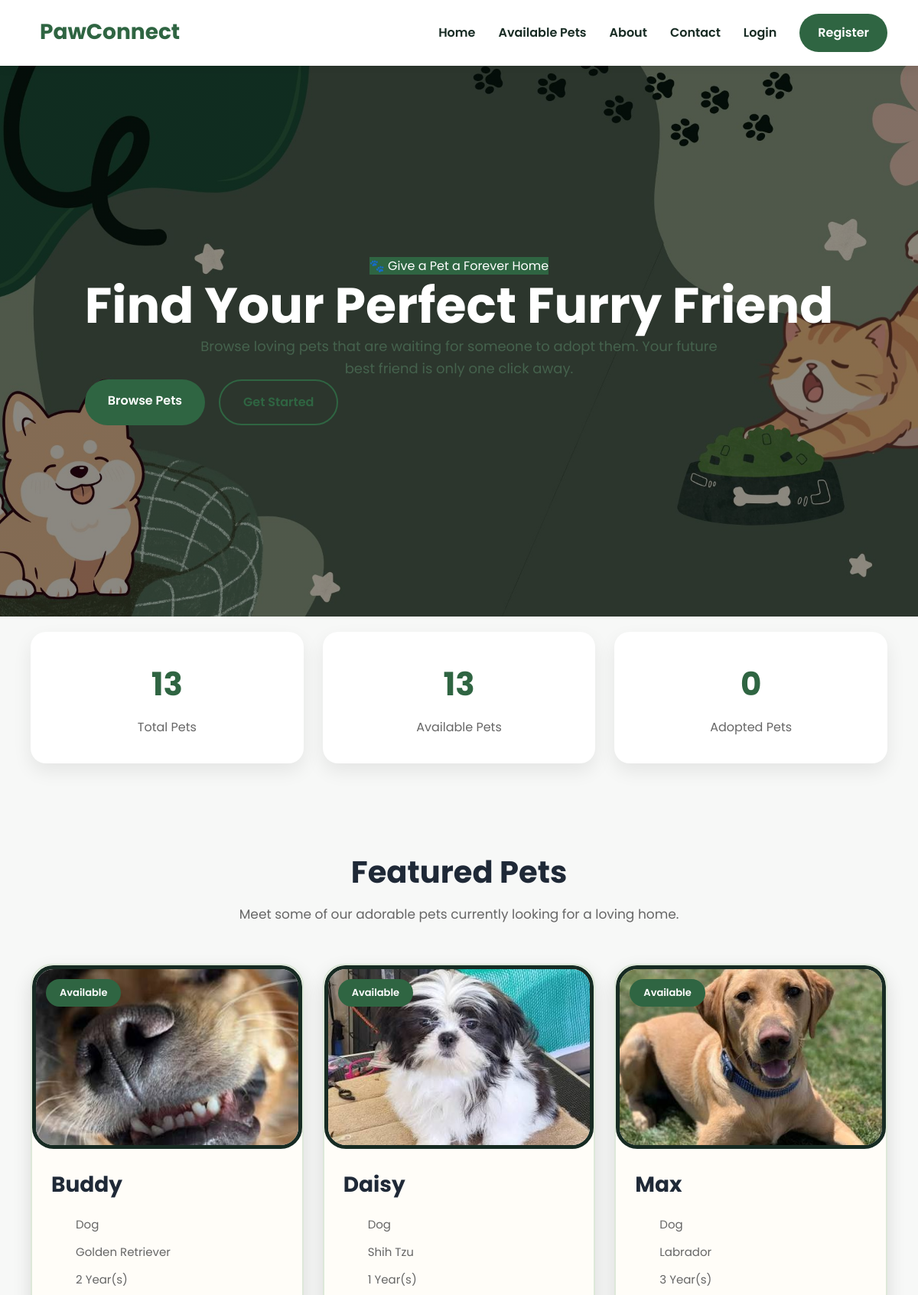
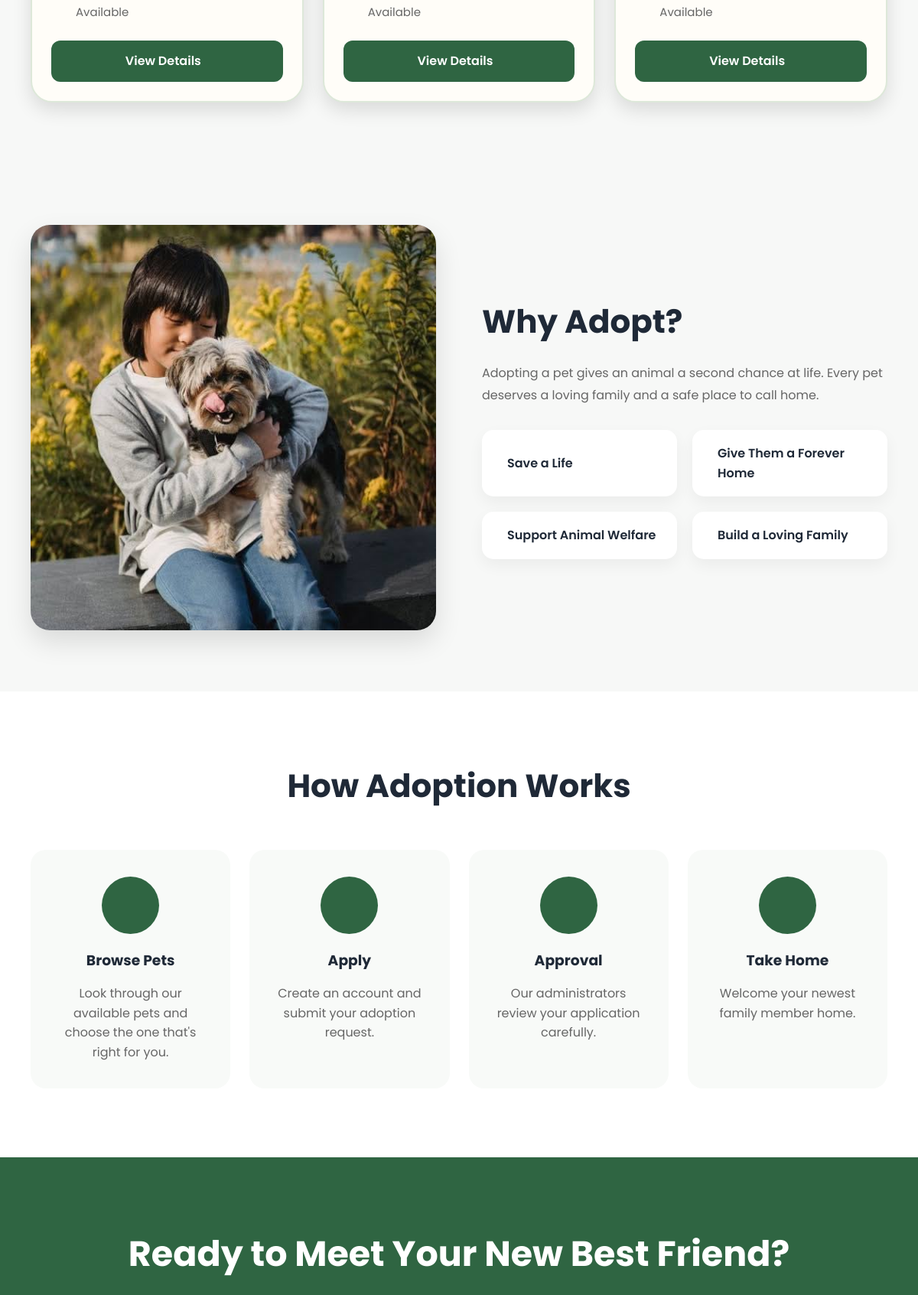
The page / (upper part) on the database its author committed (2 pictures, top to bottom).
### tables this page shows
CREATE TABLE IF NOT EXISTS pets (
    pet_id INT AUTO_INCREMENT PRIMARY KEY,
    pet_name VARCHAR(100) NOT NULL,
    species ENUM('Dog','Cat','Bird','Fish','Rabbit') NOT NULL,
    breed VARCHAR(100) NOT NULL,
    age INT NOT NULL,
    weight DECIMAL(5,2) NULL COMMENT 'Weight in kg',
    gender ENUM('Male','Female') NOT NULL,
    color VARCHAR(50) NOT NULL,
    description TEXT NOT NULL,
    image VARCHAR(255) NOT NULL,
    status ENUM('Available','Pending','Adopted') NOT NULL DEFAULT 'Available',
    created_at TIMESTAMP DEFAULT CURRENT_TIMESTAMP,
    INDEX idx_species (species),
    INDEX idx_status (status)
);

### index.php (the view, shortened to what this page needs)
<?php
include("database.php");
$totalPets = mysqli_fetch_assoc(mysqli_query($conn,"SELECT COUNT(*) AS total FROM pets"))['total'];
$availablePets = mysqli_fetch_assoc(mysqli_query($conn,"SELECT COUNT(*) AS total FROM pets WHERE status='Available'"))['total'];
$adoptedPets = mysqli_fetch_assoc(mysqli_query($conn,"SELECT COUNT(*) AS total FROM pets WHERE status='Adopted'"))['total'];
$featuredPets = mysqli_query($conn,"SELECT * FROM pets LIMIT 3");
?>
<!DOCTYPE html>
<html lang="en">
<head>
<link rel="stylesheet"
href="style.css">
</head>
<body>
<header>
<div class="navbar">
<div class="logo">
<h2>PawConnect</h2>
</div>
<nav>
<a href="index.php">Home</a>
<a href="available_pets.php">Available Pets</a>
<a href="#">About</a>
<a href="#contact">Contact</a>
<?php
if(isset($_SESSION['user_id']))
{
    if($_SESSION['role']=="admin")
    {
        echo "<a href='admin/dashboard.php'>Dashboard</a>";
    }
    else
    {
        echo "<a href='user/dashboard.php'>Dashboard</a>";
    }
    echo "<a class='register-btn' href='logout.php'>Logout</a>";
}
else
{
    echo "<a href='login.php'>Login</a>";
    echo "<a class='register-btn' href='register.php'>Register</a>";
}
?>
</nav>
</div>
</header>
<section class="hero">
<div class="hero-text">
<span class="hero-tag">
🐾 Give a Pet a Forever Home
</span>
<h1>
Find Your Perfect
<span>Furry Friend</span>
</h1>
<p>
Browse loving pets that are waiting for someone to adopt them.
Your future best friend is only one click away.
</p>
<div class="hero-buttons">
<a href="available_pets.php" class="primary-btn">
Browse Pets
</a>
<?php
if(!isset($_SESSION['user_id']))
{
?>
<a href="register.php" class="secondary-btn">
Get Started
</a>
<?php
}
?>
</div>
</div>
</section>
<section class="statistics">
<div class="stat-box">
<h2><?php echo $totalPets; ?></h2>
<p>Total Pets</p>
</div>
<div class="stat-box">
<h2><?php echo $availablePets; ?></h2>
<p>Available Pets</p>
</div>
<div class="stat-box">
<h2><?php echo $adoptedPets; ?></h2>
<p>Adopted Pets</p>
</div>
</section>
<section class="featured-section">
<div class="section-title">
<h2>Featured Pets</h2>
<p>
Meet some of our adorable pets currently looking for a loving home.
</p>
</div>
<div class="pet-grid">
<?php
while($pet=mysqli_fetch_assoc($featuredPets))
{
?>
<div class="pet-card">
    <div class="pet-image">
        <img src="uploads/<?php echo $pet['image']; ?>" alt="<?php echo $pet['pet_name']; ?>">
        <span class="pet-status">
            <?php echo $pet['status']; ?>
        </span>
    </div>
    <div class="pet-content">
        <h3><?php echo $pet['pet_name']; ?></h3>
        <div class="pet-info">
            <p>
                <?php echo $pet['species']; ?>
            </p>
            <p>
                <?php echo $pet['breed']; ?>
            </p>
            <p>
                <?php echo $pet['age']; ?> Year(s)
            </p>
            <p>
                <?php echo $pet['status']; ?>
            </p>
        </div>
        <a href="pet_details.php?id=<?php echo $pet['pet_id']; ?>" class="view-btn">
            View Details
        </a>
    </div>
</div>
<?php
}
?>
</div>
</section>
<section class="about-section">
<div class="about-image">
<img src="why.jpg" alt="Adopt a Pet">
</div>
<div class="about-content">
<h2>
Why Adopt?
</h2>
<p>
Adopting a pet gives an animal a second chance at life.
Every pet deserves a loving family and a safe place to call home.
</p>
<div class="about-list">
<div>
<span>Save a Life</span>
</div>
<div>
<span>Give Them a Forever Home</span>
</div>
<div>
<span>Support Animal Welfare</span>
</div>
<div>
<span>Build a Loving Family</span>
</div>
</div>
</div>
</section>
<section class="steps">
<h2>
How Adoption Works
</h2>
<div class="step-container">
<div class="step-box">
<i class="fa-solid fa-magnifying-glass"></i>
<h3>Browse Pets</h3>
<p>
Look through our available pets and choose the one that's right for you.
</p>
</div>
<div class="step-box">
<i class="fa-solid fa-file-signature"></i>
<h3>Apply</h3>
<p>
Create an account and submit your adoption request.
</p>
</div>
<div class="step-box">
<i class="fa-solid fa-user-check"></i>
<h3>Approval</h3>
<p>
Our administrators review your application carefully.
</p>
</div>
<div class="step-box">
<i class="fa-solid fa-paw"></i>
<h3>Take Home</h3>
<p>
Welcome your newest family member home.
</p>
</div>
</div>
</section>
<section class="cta">
<h2>
Ready to Meet Your New Best Friend?
</h2>
</section>
</body>
</html>

### rows shown on the page
pets: image (picture), status "Available", pet_name "Buddy", species "Dog", breed "Golden Retriever", age "2"
pets: image (picture), status "Available", pet_name "Daisy", species "Dog", breed "Shih Tzu", age "1"
pets: image (picture), status "Available", pet_name "Max", species "Dog", breed "Labrador", age "3"

### other values the page prints
$totalPets "13"
$availablePets "13"
$adoptedPets "0"
